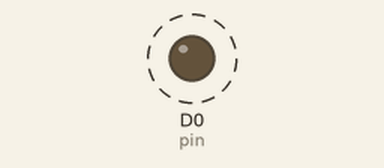
A sketch run on a simulated ESP8266 (NodeMCU). Shown: output pins drawn as LEDs (lit = HIGH). Dashed ring = blinking.

Above: at 0.7 s.
Timing chart, 0 to 3.0 s (numbered marks = the images above):
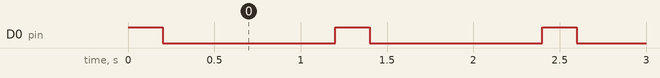

Measured:
- by itself, D0 (pin): alternates HIGH for 0.20 s and LOW for 1.0 s

The sketch:

nodemcu_blink.ino
```cpp
#define pin D0


void setup() {
  // put your setup code here, to run once:
  pinMode(pin, OUTPUT);

}


void loop() {
  // put your main code here, to run repeatedly:

  digitalWrite(pin, HIGH);
  delay(200);

  digitalWrite(pin, LOW);
  delay(1000);

}
```
